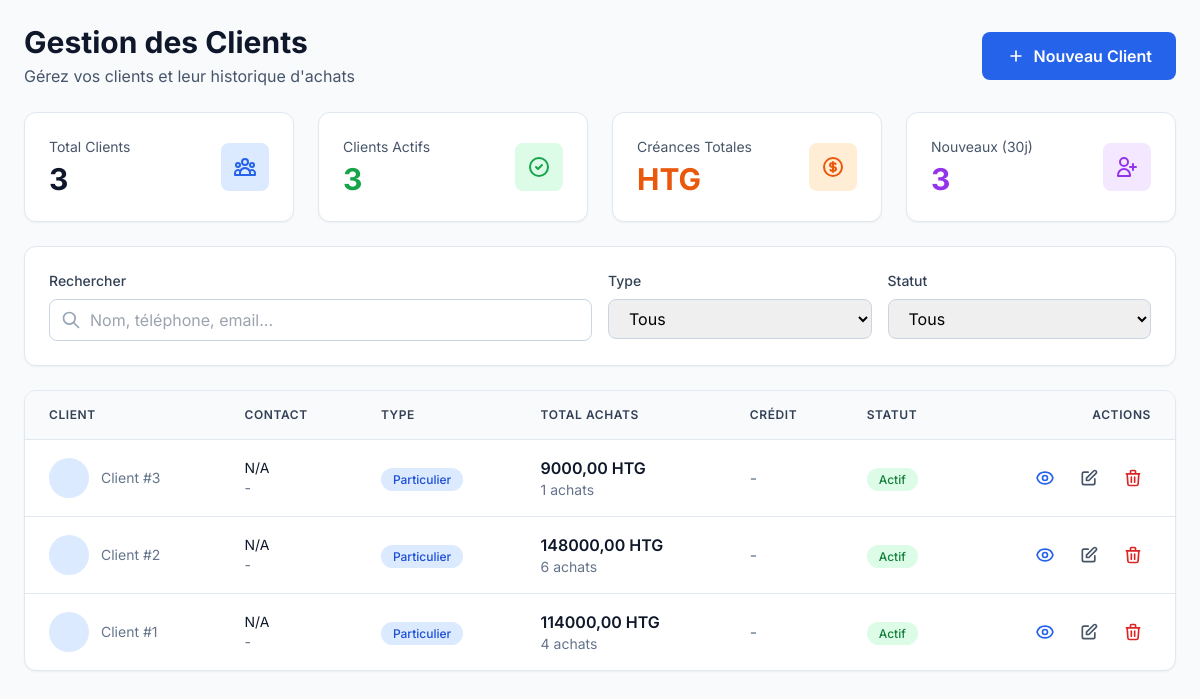
Screenshot of /clients/ (signed in) with the database file from the repository.
### inventory/models.py (models this page shows, shortened)
class Customer(models.Model):
    CUSTOMER_TYPE_CHOICES = (
        ('individual', 'Particulier'),
        ('business', 'Entreprise'),
    )
    first_name = models.CharField(max_length=255, verbose_name='Prénom')
    last_name = models.CharField(max_length=255, verbose_name='Nom')
    email = models.EmailField(blank=True, null=True, verbose_name='Email')
    phone = models.CharField(max_length=50, verbose_name='Téléphone')
    address = models.TextField(blank=True, null=True, verbose_name='Adresse')
    city = models.CharField(max_length=100, blank=True, null=True, verbose_name='Ville')
    customer_type = models.CharField(max_length=20, choices=CUSTOMER_TYPE_CHOICES, default='individual', verbose_name='Type de client')
    company_name = models.CharField(max_length=255, blank=True, null=True, verbose_name='Nom de l\'entreprise')
    tax_id = models.CharField(max_length=100, blank=True, null=True, verbose_name='NIF')
    total_purchases = models.DecimalField(max_digits=12, decimal_places=2, default=0, verbose_name='Total achats')
    total_orders = models.IntegerField(default=0, verbose_name='Total commandes')
    loyalty_points = models.IntegerField(default=0, verbose_name='Points de fidélité')
    is_active = models.BooleanField(default=True, verbose_name='Actif')
    created_at = models.DateTimeField(auto_now_add=True, verbose_name='Créé le')
    updated_at = models.DateTimeField(auto_now=True, verbose_name='Modifié le')
    class Meta:
        verbose_name = 'Client'
        verbose_name_plural = 'Clients'
        ordering = ['-created_at']

### inventory/views_clients.py (the view)
# urls.py: path('clients/', views_clients.clients_list, name='clients_list'),
@login_required
def clients_list(request):
    clients = Customer.objects.all().order_by('-created_at')
    total_clients = clients.count()
    active_clients = clients.filter(is_active=True).count()
    total_purchases = clients.aggregate(total=Sum('total_purchases'))['total'] or Decimal('0.00')
    thirty_days_ago = timezone.now() - timedelta(days=30)
    new_clients = clients.filter(created_at__gte=thirty_days_ago).count()
    for client in clients:
        sales = SalesOrder.objects.filter(customer=client, status='completed')
        client.purchase_count = sales.count()
        client.total_purchases = sales.aggregate(total=Sum('total_amount'))['total'] or Decimal('0.00')
    context = {
        'clients': clients,
        'total_clients': total_clients,
        'active_clients': active_clients,
        'total_purchases': total_purchases,
        'new_clients': new_clients,
    }
    return render(request, 'clients.html', context)

### templates/clients.html (shortened to what this page needs)
{% extends 'dashboard_base.html' %}
{% block content %}
<div class="p-6">
    <div class="flex items-center justify-between mb-6">
        <div>
            <h1 class="text-3xl font-bold text-slate-900">Gestion des Clients</h1>
            <p class="text-slate-600 mt-1">Gérez vos clients et leur historique d'achats</p>
        </div>
        <button onclick="openClientModal()" class="px-6 py-3 bg-blue-600 text-white rounded-lg hover:bg-blue-700 transition-colors flex items-center gap-2 font-semibold">
            <svg class="w-5 h-5" fill="none" stroke="currentColor" viewBox="0 0 24 24">
                <path stroke-linecap="round" stroke-linejoin="round" stroke-width="2" d="M12 6v6m0 0v6m0-6h6m-6 0H6"></path>
            </svg>
            Nouveau Client
        </button>
    </div>
    <div class="grid grid-cols-1 md:grid-cols-4 gap-6 mb-6">
        <div class="bg-white rounded-xl shadow-sm p-6 border border-slate-200">
            <div class="flex items-center justify-between">
                <div>
                    <p class="text-sm text-slate-600">Total Clients</p>
                    <p class="text-3xl font-bold text-slate-900 mt-1">{{ total_clients }}</p>
                </div>
                <div class="w-12 h-12 bg-blue-100 rounded-lg flex items-center justify-center">
                </div>
            </div>
        </div>
        <div class="bg-white rounded-xl shadow-sm p-6 border border-slate-200">
            <div class="flex items-center justify-between">
                <div>
                    <p class="text-sm text-slate-600">Clients Actifs</p>
                    <p class="text-3xl font-bold text-green-600 mt-1">{{ active_clients }}</p>
                </div>
                <div class="w-12 h-12 bg-green-100 rounded-lg flex items-center justify-center">
                    <svg class="w-6 h-6 text-green-600" fill="none" stroke="currentColor" viewBox="0 0 24 24">
                        <path stroke-linecap="round" stroke-linejoin="round" stroke-width="2" d="M9 12l2 2 4-4m6 2a9 9 0 11-18 0 9 9 0 0118 0z"></path>
                    </svg>
                </div>
            </div>
        </div>
        <div class="bg-white rounded-xl shadow-sm p-6 border border-slate-200">
            <div class="flex items-center justify-between">
                <div>
                    <p class="text-sm text-slate-600">Créances Totales</p>
                    <p class="text-3xl font-bold text-orange-600 mt-1">{{ total_credit|floatformat:2 }} HTG</p>
                </div>
                <div class="w-12 h-12 bg-orange-100 rounded-lg flex items-center justify-center">
                </div>
            </div>
        </div>
        <div class="bg-white rounded-xl shadow-sm p-6 border border-slate-200">
            <div class="flex items-center justify-between">
                <div>
                    <p class="text-sm text-slate-600">Nouveaux (30j)</p>
                    <p class="text-3xl font-bold text-purple-600 mt-1">{{ new_clients }}</p>
                </div>
                <div class="w-12 h-12 bg-purple-100 rounded-lg flex items-center justify-center">
                    <svg class="w-6 h-6 text-purple-600" fill="none" stroke="currentColor" viewBox="0 0 24 24">
                        <path stroke-linecap="round" stroke-linejoin="round" stroke-width="2" d="M18 9v3m0 0v3m0-3h3m-3 0h-3m-2-5a4 4 0 11-8 0 4 4 0 018 0zM3 20a6 6 0 0112 0v1H3v-1z"></path>
                    </svg>
                </div>
            </div>
        </div>
    </div>
    <div class="bg-white rounded-xl shadow-sm p-6 mb-6 border border-slate-200">
        <div class="grid grid-cols-1 md:grid-cols-4 gap-4">
            <div class="md:col-span-2">
                <label class="block text-sm font-medium text-slate-700 mb-2">Rechercher</label>
                <div class="relative">
                    <input type="text" id="search-input"
                           class="w-full pl-10 pr-4 py-2 border border-slate-300 rounded-lg focus:outline-none focus:ring-2 focus:ring-blue-500"
                           placeholder="Nom, téléphone, email...">
                    <svg class="w-5 h-5 text-slate-400 absolute left-3 top-1/2 transform -translate-y-1/2" fill="none" stroke="currentColor" viewBox="0 0 24 24">
                        <path stroke-linecap="round" stroke-linejoin="round" stroke-width="2" d="M21 21l-6-6m2-5a7 7 0 11-14 0 7 7 0 0114 0z"></path>
                    </svg>
                </div>
            </div>
            <div>
                <label class="block text-sm font-medium text-slate-700 mb-2">Type</label>
                <select id="type-filter" class="w-full px-4 py-2 border border-slate-300 rounded-lg focus:outline-none focus:ring-2 focus:ring-blue-500">
                    <option value="">Tous</option>
                </select>
            </div>
            <div>
                <label class="block text-sm font-medium text-slate-700 mb-2">Statut</label>
                <select id="status-filter" class="w-full px-4 py-2 border border-slate-300 rounded-lg focus:outline-none focus:ring-2 focus:ring-blue-500">
                    <option value="">Tous</option>
                </select>
            </div>
        </div>
    </div>
    <div class="bg-white rounded-xl shadow-sm border border-slate-200 overflow-hidden">
        <div class="overflow-x-auto">
            <table class="w-full">
                <thead class="bg-slate-50 border-b border-slate-200">
                    <tr>
                        <th class="px-6 py-4 text-left text-xs font-semibold text-slate-700 uppercase tracking-wider">Client</th>
                        <th class="px-6 py-4 text-left text-xs font-semibold text-slate-700 uppercase tracking-wider">Contact</th>
                        <th class="px-6 py-4 text-left text-xs font-semibold text-slate-700 uppercase tracking-wider">Type</th>
                        <th class="px-6 py-4 text-left text-xs font-semibold text-slate-700 uppercase tracking-wider">Total Achats</th>
                        <th class="px-6 py-4 text-left text-xs font-semibold text-slate-700 uppercase tracking-wider">Crédit</th>
                        <th class="px-6 py-4 text-left text-xs font-semibold text-slate-700 uppercase tracking-wider">Statut</th>
                        <th class="px-6 py-4 text-right text-xs font-semibold text-slate-700 uppercase tracking-wider">Actions</th>
                    </tr>
                </thead>
                <tbody class="divide-y divide-slate-200" id="clients-tbody">
                    {% for client in clients %}
                    <tr class="hover:bg-slate-50 transition-colors">
                        <td class="px-6 py-4">
                            <div class="flex items-center gap-3">
                                <div class="w-10 h-10 bg-blue-100 rounded-full flex items-center justify-center">
                                </div>
                                <div>
                                    <p class="text-sm text-slate-500">Client #{{ client.id }}</p>
                                </div>
                            </div>
                        </td>
                        <td class="px-6 py-4">
                            <p class="text-sm text-slate-900">{{ client.phone|default:"-" }}</p>
                            <p class="text-sm text-slate-500">{{ client.email|default:"-" }}</p>
                        </td>
                        <td class="px-6 py-4">
                            {% if client.customer_type == 'individual' %}
                            <span class="px-3 py-1 bg-blue-100 text-blue-700 rounded-full text-xs font-medium">Particulier</span>
                            {% else %}
                            <span class="px-3 py-1 bg-purple-100 text-purple-700 rounded-full text-xs font-medium">Entreprise</span>
                            {% endif %}
                        </td>
                        <td class="px-6 py-4">
                            <p class="font-semibold text-slate-900">{{ client.total_purchases|default:0|floatformat:2 }} HTG</p>
                            <p class="text-sm text-slate-500">{{ client.purchase_count|default:0 }} achats</p>
                        </td>
                        <td class="px-6 py-4">
                            {% if client.credit_balance > 0 %}
                            <span class="font-semibold text-orange-600">{{ client.credit_balance|floatformat:2 }} HTG</span>
                            {% else %}
                            <span class="text-slate-500">-</span>
                            {% endif %}
                        </td>
                        <td class="px-6 py-4">
                            {% if client.is_active %}
                            <span class="px-3 py-1 bg-green-100 text-green-700 rounded-full text-xs font-medium">Actif</span>
                            {% else %}
                            <span class="px-3 py-1 bg-slate-100 text-slate-700 rounded-full text-xs font-medium">Inactif</span>
                            {% endif %}
                        </td>
                        <td class="px-6 py-4 text-right">
                            <div class="flex items-center justify-end gap-2">
                                <button onclick="viewClient({{ client.id }})" class="p-2 text-blue-600 hover:bg-blue-50 rounded-lg transition-colors" title="Voir détails">
                                </button>
                                <button onclick="editClient({{ client.id }})" class="p-2 text-slate-600 hover:bg-slate-100 rounded-lg transition-colors" title="Modifier">
                                    <svg class="w-5 h-5" fill="none" stroke="currentColor" viewBox="0 0 24 24">
                                        <path stroke-linecap="round" stroke-linejoin="round" stroke-width="2" d="M11 5H6a2 2 0 00-2 2v11a2 2 0 002 2h11a2 2 0 002-2v-5m-1.414-9.414a2 2 0 112.828 2.828L11.828 15H9v-2.828l8.586-8.586z"></path>
                                    </svg>
                                </button>
                                <button onclick="deleteClient({{ client.id }}, '{{ client.name }}')" class="p-2 text-red-600 hover:bg-red-50 rounded-lg transition-colors" title="Supprimer">
                                    <svg class="w-5 h-5" fill="none" stroke="currentColor" viewBox="0 0 24 24">
                                        <path stroke-linecap="round" stroke-linejoin="round" stroke-width="2" d="M19 7l-.867 12.142A2 2 0 0116.138 21H7.862a2 2 0 01-1.995-1.858L5 7m5 4v6m4-6v6m1-10V4a1 1 0 00-1-1h-4a1 1 0 00-1 1v3M4 7h16"></path>
                                    </svg>
                                </button>
                            </div>
                        </td>
                    </tr>
                    {% endfor %}
                </tbody>
            </table>
        </div>
    </div>
</div>
{% endblock %}

### templates/base.html (style rules this page uses)
body { font-family: 'Inter', sans-serif; }

### rows the page displays
Customer: id "3", phone "N/A", email "-", customer_type "Particulier", total_purchases "9000,00", purchase_count "1", is_active "Actif"
Customer: id "2", phone "N/A", email "-", customer_type "Particulier", total_purchases "148000,00", purchase_count "6", is_active "Actif"
Customer: id "1", phone "N/A", email "-", customer_type "Particulier", total_purchases "114000,00", purchase_count "4", is_active "Actif"

### other values shown
{{ total_clients }} "3"
{{ active_clients }} "3"
{{ new_clients }} "3"
